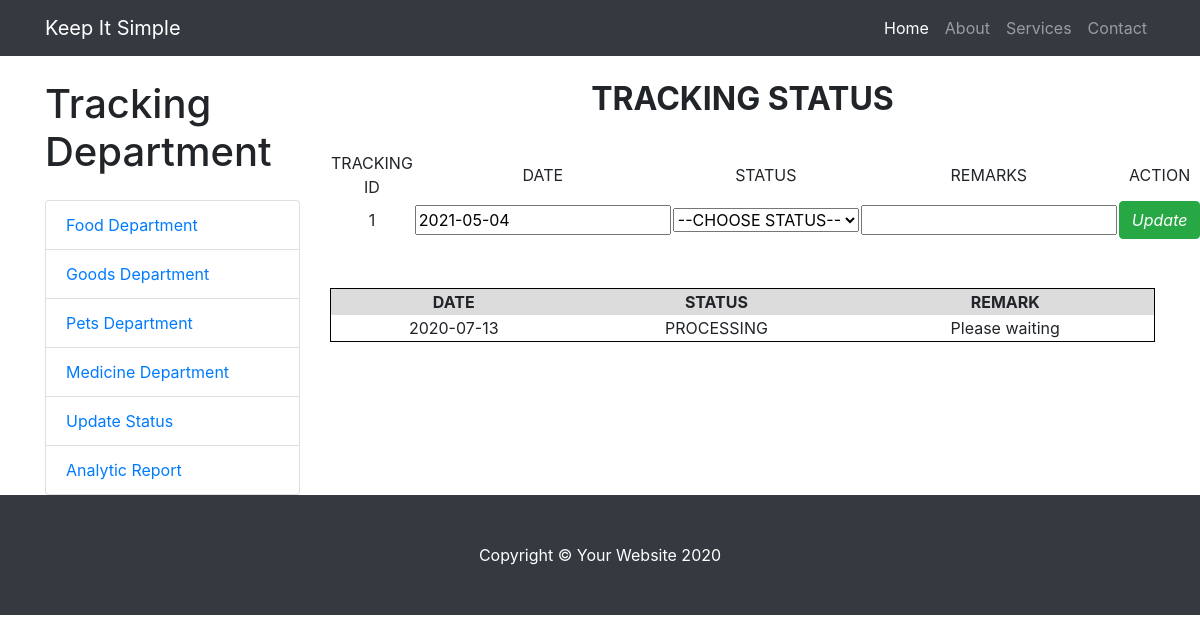
/ApplicationLayer/TrackingAndAnalyticView/updateStatus.php?trackingID=1, run on the app's committed database.
### tables this page shows
CREATE TABLE `tracking` (
  `trackingID` int(20) NOT NULL,
  `date` date NOT NULL,
  `trackStatus` varchar(50) NOT NULL,
  `trackRemarks` varchar(200) NOT NULL,
  `customerID` int(20) NOT NULL,
  `runnerID` int(20) NOT NULL
);

### BusinessLayer/TrackingAndAnalyticC/Tracking&AnalyticC.php (called while the page is built, shortened)
<?php
	require_once '/xampp/htdocs/sdw/BusinessLayer/TrackingAndAnalyticM/Tracking&AnalyticM.php';
	class trackingAnalyticController{
		function view($trackingID){
			$tracking = new TrackingAnalyticModel();
			$tracking->trackingID = $trackingID;
			return $tracking->viewTrackingAnalytic();
		}
	}
?>

### BusinessLayer/TrackingAndAnalyticM/Tracking&AnalyticM.php (called while the page is built, shortened)
<?php
	require_once '/xampp/htdocs/sdw/libs/database.php';
	class TrackingAnalyticModel{
		public $trackingID, $date, $trackStatus, $trackRemarks, $customerID, $runnerID, $orderID;
		function viewTrackingAnalytic(){
			$sql = "select * from tracking where trackingID=:trackingID";
			$args = [':trackingID'=>$this->trackingID];
			return DB:: run($sql, $args);
		}
	}
?>

### libs/database.php (called while the page is built, shortened)
<?php
class DB
{
  public static function connect($value='')
  {
    $pdo = new PDO(DB_TYPE.':host='.DB_HOST.';dbname='.DB_NAME, DB_USER, DB_PASS);
    $pdo->setAttribute(PDO::ATTR_ERRMODE, PDO::ERRMODE_EXCEPTION);
    return $pdo;
  }
  public static function run($sql, $args = NULL)
    {
        $stmt = DB::connect()->prepare($sql);
        try {
            $stmt->execute($args);
            return $stmt;
        }
        catch (PDOException $e){
            echo $e->getMessage();
            die();
        }
     }
}
?>

### ApplicationLayer/TrackingAndAnalyticView/updateStatus.php (the view, shortened to what this page needs)
 <?php
  require_once '/xampp/htdocs/sdw/BusinessLayer/TrackingAndAnalyticC/Tracking&AnalyticC.php';
  $trackingID = $_GET['trackingID'];
  $tracking = new trackingAnalyticController();
  $status = $tracking->view($trackingID);
?>
<!DOCTYPE html>
<html lang="en">
<head>
  <link href="vendor/bootstrap/css/bootstrap.min.css" rel="stylesheet">
  <link href="css/shop-homepage.css" rel="stylesheet">
</head>
<body>
  <nav class="navbar navbar-expand-lg navbar-dark bg-dark fixed-top">
    <div class="container">
      <a class="navbar-brand" href="#">Keep It Simple</a>
      <div class="collapse navbar-collapse" id="navbarResponsive">
        <ul class="navbar-nav ml-auto">
          <li class="nav-item active">
            <a class="nav-link" href="manageTracking.php">Home
            </a>
          </li>
          <li class="nav-item">
            <a class="nav-link" href="#">About</a>
          </li>
          <li class="nav-item">
            <a class="nav-link" href="#">Services</a>
          </li>
          <li class="nav-item">
            <a class="nav-link" href="#">Contact</a>
          </li>
        </ul>
      </div>
    </div>
  </nav>
  <div class="container">
    <div class="row">
      <div class="col-lg-3">
        <h1 class="my-4">Tracking Department</h1>
        <div class="list-group">
          <a href="#" class="list-group-item">Food Department</a>
          <a href="#" class="list-group-item">Goods Department</a>
          <a href="#" class="list-group-item">Pets Department</a>
          <a href="#" class="list-group-item">Medicine Department</a>
          <a href="./runnerUpdate.php" class="list-group-item">Update Status</a>
          <a href="./runnerAnalytic.php" class="list-group-item">Analytic Report</a>
        </div>
      </div>
      <div class="col-lg-9">
        <br>
        <form action = "" method = "POST" enctype = "multipart/form-data" style = "margin-left: auto; margin-right: auto">
          <h2 style = "text-align: center"><b>TRACKING STATUS</b></h2>
          <br>
          <table>
          <tr>
            <td>TRACKING ID</td>
            <td>DATE</td>
            <td>STATUS</td>
            <td>REMARKS</td>
            <td>ACTION</td>
          </tr>
          <tr>
          <td>
          <?php
             foreach ($status as $row){
              echo $row['trackingID'];
          ?>
          </td>
          <td>
            <input type = "text" name = "date" value="<?=date("Y-m-d")?>">
          </td>
          <td>
              <select name = "trackStatus">
                <option selected = "selected">--CHOOSE STATUS--</option>
          </td>
          <td>
            <input type ="text" name = "trackRemarks" rows = "2" cols = "10">
          </td>
          <td>
            <button class="btn btn-success" name="update">
            <i class="fas fa-check">Update</i></button>
          </td>
          </tr>
          </table>
          <br><br>
            <table style="border:1px solid black" align = "center">
              <tr>
                <th>DATE</th>
                <th>STATUS</th>
                <th>REMARK</th>
              </tr>
              <tr>
                <td><?=$row['date']?></td>
                <td><?=$row['trackStatus']?></td>
                <td><?=$row['trackRemarks']?></td>
              </tr>
              <?php }?>
            </table>
        </form>
          <br>
          <br>
      </div>
    </div>
  </div>
  <footer class="py-5 bg-dark">
    <div class="container">
      <p class="m-0 text-center text-white">Copyright &copy; Your Website 2020</p>
    </div>
  </footer>
</body>
</html>

### ApplicationLayer/TrackingAndAnalyticView/css/shop-homepage.css (style rules this page uses)
body { padding-top: 56px; }

### ApplicationLayer/TrackingAndAnalyticView/updateStatus.php (style rules this page uses)
table { border-collapse: collapse; width: 100%; }
th, td { text-align: center; }
th { background-color: gainsboro; }

### data on the page
tracking: trackingID "1", date "2020-07-13", trackStatus "PROCESSING", trackRemarks "Please waiting"
